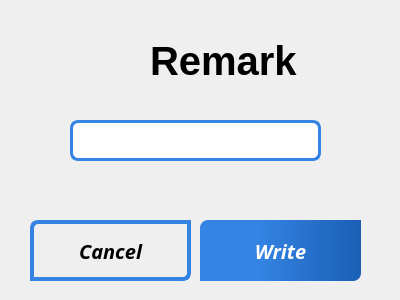
<?xml version="1.0" encoding="UTF-8"?>
<ui version="4.0">
 <class>QMainWindow</class>
 <widget class="QDialog" name="QMainWindow">
  <property name="geometry">
   <rect>
    <x>0</x>
    <y>0</y>
    <width>400</width>
    <height>300</height>
   </rect>
  </property>
  <property name="windowTitle">
   <string>Dialog</string>
  </property>
  <widget class="QPushButton" name="btn_write">
   <property name="geometry">
    <rect>
     <x>200</x>
     <y>220</y>
     <width>161</width>
     <height>61</height>
    </rect>
   </property>
   <property name="font">
    <font>
     <family>Sans Serif</family>
     <pointsize>15</pointsize>
     <weight>75</weight>
     <italic>true</italic>
     <bold>true</bold>
    </font>
   </property>
   <property name="styleSheet">
    <string notr="true">QPushButton {
	background: qlineargradient(spread:pad, x1:0.148, y1:1, x2:1, y2:1, stop:0.233503 rgba(53, 132, 228, 255), stop:1 rgba(26, 95, 180, 255));
	color: white;
	border-top-left-radius: 8px;
	border-bottom-right-radius: 8px;
	qproperty-cursor: pointingHandCursor;
}

QPushButton:hover {
	background: qlineargradient(spread:pad, x1:0.148, y1:1, x2:1, y2:1, stop:0.30102 rgba(0, 115, 255, 255), stop:1 rgba(12, 45, 85, 255));
}</string>
   </property>
   <property name="text">
    <string>Write</string>
   </property>
  </widget>
  <widget class="QLabel" name="label_11">
   <property name="geometry">
    <rect>
     <x>150</x>
     <y>40</y>
     <width>161</width>
     <height>41</height>
    </rect>
   </property>
   <property name="font">
    <font>
     <family>Tahoma</family>
     <pointsize>30</pointsize>
     <weight>75</weight>
     <italic>false</italic>
     <bold>true</bold>
    </font>
   </property>
   <property name="text">
    <string>Remark</string>
   </property>
   <property name="textFormat">
    <enum>Qt::PlainText</enum>
   </property>
  </widget>
  <widget class="QPushButton" name="btn_cancel">
   <property name="geometry">
    <rect>
     <x>30</x>
     <y>220</y>
     <width>161</width>
     <height>61</height>
    </rect>
   </property>
   <property name="minimumSize">
    <size>
     <width>161</width>
     <height>61</height>
    </size>
   </property>
   <property name="maximumSize">
    <size>
     <width>161</width>
     <height>61</height>
    </size>
   </property>
   <property name="font">
    <font>
     <family>Sans Serif</family>
     <pointsize>15</pointsize>
     <weight>75</weight>
     <italic>true</italic>
     <bold>true</bold>
    </font>
   </property>
   <property name="cursor">
    <cursorShape>PointingHandCursor</cursorShape>
   </property>
   <property name="styleSheet">
    <string notr="true">QPushButton {
	border: 4px solid rgb(53, 132, 228);
	border-top-left-radius: 8px;
	border-bottom-right-radius: 8px;
	qproperty-cursor: pointingHandCursor;
}

QPushButton:hover {
	border: 6px solid rgb(26, 95, 180);
}</string>
   </property>
   <property name="text">
    <string>Cancel</string>
   </property>
  </widget>
  <widget class="QLineEdit" name="et_remark">
   <property name="geometry">
    <rect>
     <x>70</x>
     <y>120</y>
     <width>251</width>
     <height>41</height>
    </rect>
   </property>
   <property name="font">
    <font>
     <family>Roboto Slab</family>
     <pointsize>12</pointsize>
     <weight>75</weight>
     <bold>true</bold>
    </font>
   </property>
   <property name="styleSheet">
    <string notr="true">QLineEdit {
	border-radius: 8px;
	border: 3px solid rgb(53, 132, 228);
	padding-left: 7px;
}</string>
   </property>
   <property name="echoMode">
    <enum>QLineEdit::Normal</enum>
   </property>
  </widget>
  <widget class="QLabel" name="lbl_icon">
   <property name="geometry">
    <rect>
     <x>80</x>
     <y>40</y>
     <width>51</width>
     <height>51</height>
    </rect>
   </property>
   <property name="text">
    <string/>
   </property>
   <property name="pixmap">
    <pixmap>../../../Downloads/add-comment-button.png</pixmap>
   </property>
   <property name="scaledContents">
    <bool>true</bool>
   </property>
  </widget>
 </widget>
 <resources/>
 <connections/>
</ui>
